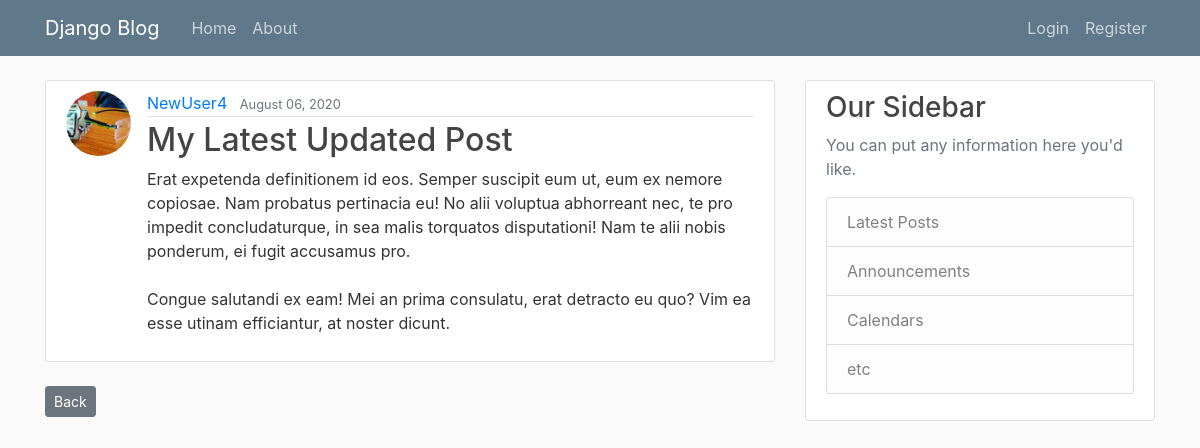
Screenshot of /post/37/ with the database file from the repository.
### blog/models.py (models this page shows, shortened)
class Post(models.Model):
    title = models.CharField(max_length=100)
    content = models.TextField()
    date_posted = models.DateTimeField(default = timezone.now)
    author = models.ForeignKey(User, on_delete=models.CASCADE)

### users/models.py (models this page shows, shortened)
class Profile(models.Model):
    user = models.OneToOneField(User, on_delete = models.CASCADE)
    image = models.ImageField(default = 'default.jpg', upload_to = 'profile_pics')

### blog/views.py (the view)
# urls.py: path('post/<int:pk>/', PostDetailView.as_view(), name='post-detail'),
class PostDetailView(DetailView):
    model = Post

### blog/templates/blog/post_detail.html
{% extends 'blog/base.html' %}
{% block content %}
    <article class="media content-section">
        <img class = "rounded-circle article-img" src="{{ post.author.profile.image.url }}">
        <div class="media-body">
        <div class="article-metadata">
            <a class="mr-2" href="{% url 'user-posts' post.author.username %}">{{ object.author }}</a>
            <small class="text-muted">{{ object.date_posted|date:'F d, Y' }}</small>
        </div>
        <h2 class="article-title">{{ object.title }}</h2>
        <p class="article-content">{{ object.content }}</p>
        </div>
    </article>
    {% if object.author == user %}
        <div>
            <a class='btn btn-secondary btn-sm mt-1 mb-1' href="{% url 'blog-home' %}">Back</a>
            <a class='btn btn-secondary btn-sm mt-1 mb-1' href="{% url 'post-update' object.id %}">Update</a>
            <a class='btn btn-danger btn-sm mt-1 mb-1' href="{% url 'post-delete' object.id %}">Delete</a>
        </div>
    {% else %}
        <div>
            <a class='btn btn-secondary btn-sm mt-1 mb-1' href="{% url 'blog-home' %}">Back</a>
        </div>
    {% endif %}
{% endblock %}

### blog/static/blog/main.css (style rules this page uses)
body { background: #fafafa; color: #333333; margin-top: 5rem; }
h1, h2, h3, h4, h5, h6 { color: #444444; }
.content-section { background: #ffffff; padding: 10px 20px; border: 1px solid #dddddd; border-radius: 3px; margin-bottom: 20px; }
.article-title { color: #444444; }
.article-content { white-space: pre-line; }
.article-img { height: 65px; width: 65px; margin-right: 16px; }
.article-metadata { padding-bottom: 1px; margin-bottom: 4px; border-bottom: 1px solid #e3e3e3 }

### rows the page displays
Post: author.profile.image (placeholder picture), author "NewUser4", date_posted "August 06, 2020", title "My Latest Updated Post", content "Erat expetenda definitionem id eos. Semper suscipit eum ut, eum ex nemore copiosae. Nam probatus pertinacia eu! No alii voluptua abhorreant nec, te pro impedit concludaturque, in sea malis torquatos disputationi! Nam te alii nobis ponderum, ei fugit accusamus pro. Congue salutandi ex eam! Mei an prima consulatu, erat detracto eu quo? Vim ea esse utinam efficiantur, at noster dicunt."
